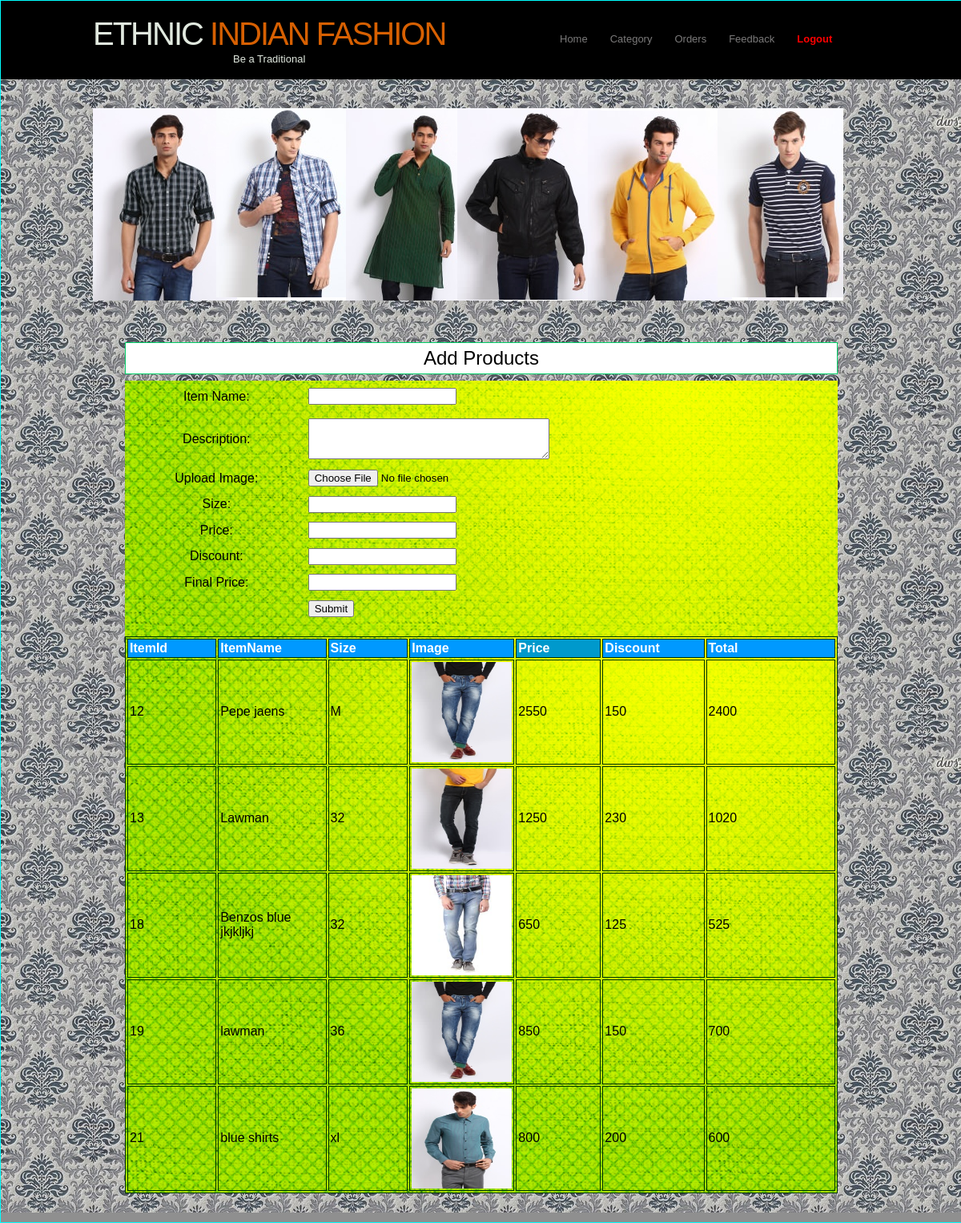
The app's page /add_products.php?CategoryId=13 (signed in) with its own data.
### tables this page shows
CREATE TABLE IF NOT EXISTS `item_master` (
  `ItemId` int(11) NOT NULL AUTO_INCREMENT,
  `CategoryId` int(11) NOT NULL,
  `ItemName` varchar(20) NOT NULL,
  `Description` varchar(200) NOT NULL,
  `Size` varchar(10) NOT NULL,
  `Image` varchar(100) NOT NULL,
  `Price` float NOT NULL,
  `Discount` float NOT NULL,
  `Total` float NOT NULL,
  PRIMARY KEY (`ItemId`)
);

### add_products.php (the view, shortened to what this page needs)
<html>
<head>
<link href="style.css" rel="stylesheet" type="text/css" />
<link href="SpryAssets/SpryValidationTextField.css" rel="stylesheet" type="text/css" />
<link href="SpryAssets/SpryValidationTextarea.css" rel="stylesheet" type="text/css" />
</head>
<body>
<div class="main">
  <div class="header">
    <div class="header_resize">
      <div class="logo">
        <h1><a href="index.html">ETHNIC<span> INDIAN FASHION</span><small><center>Be a Traditional</center></small></a></h1>
      </div>
      <div class="menu_nav">
        <ul>
           <li><a href="admin_index.php">Home</a></li>
          <li><a href="add_catagory.php">Category</a></li>
          <li><a href="order.php">Orders</a></li>
          <li><a href="allfeed.php">Feedback</a></li>
          <li><a href="logout.php"><font color="#FF0000"><b>Logout</b></font></a></li>
        </ul>
      </div>
    </div>
  </div>
  <div class="content">
    <div class="content_resize">
      <div class="hbg"><a href="#" onMouseOut="MM_swapImgRestore()" onMouseOver="MM_swapImage('Image4','','img/101.png',1)"><img src="img/100.png" alt="Sorry" width="937" height="240" id="Image4" /></a></div>
      <div class="fbg_resize">
        <div class="article">
          <h2 align="center">Add Products</h2>
        <form action="InsertProduct.php?CategoryId=<?php echo $_GET['CategoryId'];?>" method="post" enctype="multipart/form-data" name="form1" id="form1">
            <table width="100%" height="364" border="0" cellpadding="0" cellspacing="0">
                <td><table width="100%" height="301" border="0" cellpadding="0" cellspacing="0">
            <tr>
                      <td height="40"><div align="center">Item Name:</div></td>
                  <td ><span id="sprytextfield3">
            <label>
                        <input type="text" name="txtName" id="txtName" />
                        </label>
                        <span class="textfieldRequiredMsg">A value is required.</span></span></td>
                  </tr>
                    <tr>
                      <td height="66"><div align="center">Description:</div></td>
                    <td ><span id="sprytextarea1">
            <label>
                        <textarea name="txtDesc" id="txtDesc" cols="35" rows="3"></textarea>
                        </label>
                        <span class="textareaRequiredMsg">A value is required.</span></span></td>
                  </tr>
                    <tr>
                      <td ><div align="center">Upload Image:</div></td>
                <td><label>
                        <input type="file" name="txtFile" id="txtFile" />
                      </label></td>
                  </tr>
                    <tr>
                      <td ><div align="center">Size:</div></td>
                    <td ><span id="sprytextfield4">
            <label>
                        <input type="text" name="txtSize" id="txtSize" />
                        </label>
                        <span class="textfieldRequiredMsg">A value is required.</span></span></td>
                  </tr>
                    <tr>
                      <td ><div align="center">Price:</div></td>
                    <td ><span id="sprytextfield5">
            <label>
                        <input type="text" name="txtPrice" id="txtPrice" />
                        </label>
                        <span class="textfieldRequiredMsg">A value is required.</span></span></td>
                  </tr>
                    <tr>
                      <td><div align="center">Discount:</div></td>
                    <td><span id="sprytextfield6">
            <label>
                        <input type="text" name="txtDiscount" id="txtDiscount" />
                        </label>
                        <span class="textfieldRequiredMsg">A value is required.</span></span></td>
                  </tr>
                    <tr>
                      <td ><div align="center">Final Price:</div></td>
                    <td ><span id="sprytextfield7">
            <label>
                        <input type="text" name="txtFinal" id="txtFinal" />
                        </label>
                        <span class="textfieldRequiredMsg">A value is required.</span></span></td>
                  </tr>
                    <tr>
                      <td>&nbsp;</td>
                <td ><label>
                        <input type="submit" name="button" id="button" value="Submit" />
                      </label></td>
                  </tr>
</table>
                </form></td>
              <tr>
                <td>&nbsp;
                    <table border="1" cellpadding="2" cellspacing="2" bordercolor="#003300">
                      <tr>
                        <td width="114" bgcolor="#0099FF"><span class="style12">ItemId</span></td>
                        <td width="137" bgcolor="#0099FF"><span class="style12">ItemName</span></td>
                        <td width="103" bgcolor="#0099FF"><span class="style12">Size</span></td>
                        <td width="125" bgcolor="#0099FF"><span class="style12">Image</span></td>
                        <td width="109" bgcolor="#0099CC"><span class="style12">Price</span></td>
                        <td width="129" bgcolor="#0099FF"><span class="style12">Discount</span></td>
                        <td width="173" bgcolor="#0099FF"><span class="style12">Total</span></td>
                      </tr>
                      <?php
			    $Id=$_GET['CategoryId'];
$sql = "SELECT ItemId, ItemName, Size, Image, Price, Discount, Total FROM item_master WHERE CategoryId = ".$Id."";
$result = mysql_query($sql);
while($row = mysql_fetch_array($result))
{
$ItemId=$row['ItemId'];
$ItemName=$row['ItemName'];
$Image=$row['Image'];
$Size=$row['Size'];
$Price=$row['Price'];
$Discount=$row['Discount'];
$Total=$row['Total'];
?>
                      <tr>
                        <td><?php echo $ItemId ?></td>
                        <td><?php echo $ItemName ?></td>
                        <td><?php echo $Size ?></td>
                        <td><img src="./Products/<?php echo $Image ?>" height="125px" width="125px"/></td>
                        <td><?php echo $Price ?></td>
                        <td><?php echo $Discount ?></td>
                        <td><?php echo $Total ?></td>
                      </tr>
                       <?php
}
?>
                  </table>
        </div>
      </div>
    </div>
  </div>
</body>
</html>

### style.css (style rules this page uses)
body { margin:0; padding:0; width:100%; font-family: Arial, Helvetica, sans-serif; font-size: 12px; font-style: normal; line-height: 1.8em; font-weight: lighter; font-variant: normal; position: absolute; height: auto; border: thin ridge #00FFFF; background-color: #8F8F8F; }
html, .main { padding:0; margin:0; background:#fbfbfb; }
.logo { height:98px; float:left; }
h1 { margin: 0; padding: 17px 0; color: #000000; font: bold 40px/1.2em Arial, Helvetica, sans-serif; letter-spacing: -2px; }
h1 a, h1 a:hover { color:#e1e9df; text-decoration:none; }
h1 span { color:#d76002; }
h1 small { display:block; padding:0; font:normal 13px/1.2em Arial, Helvetica, sans-serif; letter-spacing:normal; }
h2 { height: auto; width: auto; margin-top: 8px; margin-right: 0; margin-bottom: 8px; margin-left: 0; padding-top: 8px; padding-right: 0; padding-bottom: 8px; padding-left: 0; border: thin groove #00CC66; font-family: Arial, Helvetica, sans-serif; font-size: 24px; font-weight: lighter; font-style: normal; color: #000; background-color: #FFFFFF; }
a { color:#000066; text-decoration:underline; font-weight: normal; }
.header, .content, .menu_nav, .fbg, .footer, form, ol, ol li, ul, .content .mainbar, .content .sidebar { margin: 0; padding: 0; font-size: 12px; font-weight: bold; font-family: Arial, Helvetica, sans-serif; }
.fbg_resize { margin:0 auto; padding:0 40px; width:890px; }
.header { height:98px; background-color: #000000; }
.header_resize { margin:0 auto; padding:0; width:970px; }
.hbg { width:970px; padding:20px 0; }
.menu_nav { margin:0; padding:25px 0 0 20px; float:right; width:400px; }
.menu_nav ul { list-style:none; }
.menu_nav ul li { margin:0; padding:0 2px 0 0; float:left; background:url(images/menu_line.gif) no-repeat right center; }
.menu_nav ul li a { display:block; margin:0; padding:12px 13px; color:#7b7a7a; text-decoration:none; font-size:13px; }
.content { margin-bottom:12px; background-color: #F0F0F0; background-image: url(images/18516-vintage-pattern-1280x800-abstract-wallpaper.jpg); }
.content_resize { margin:0 auto; padding:16px 0 0; width:970px; }
.fbg_resize { padding:24px 40px; alignment-adjust:middle; }
.content .content_resize .fbg_resize .article table { text-align: left; background-image: url(images/10447-green-fabric-1366x768-abstract-wallpaper.png); }

### add_products.php (style rules this page uses)
.style12 { color: #FFFFFF; font-weight: bold; }

### records on screen
item_master: ItemId "12", ItemName "Pepe jaens", Size "M", Image (picture), Price "2550", Discount "150", Total "2400"
item_master: ItemId "13", ItemName "Lawman", Size "32", Image (picture), Price "1250", Discount "230", Total "1020"
item_master: ItemId "18", ItemName "Benzos blue jkjkljkj", Size "32", Image (picture), Price "650", Discount "125", Total "525"
item_master: ItemId "19", ItemName "lawman", Size "36", Image (picture), Price "850", Discount "150", Total "700"
item_master: ItemId "21", ItemName "blue shirts", Size "xl", Image (picture), Price "800", Discount "200", Total "600"
